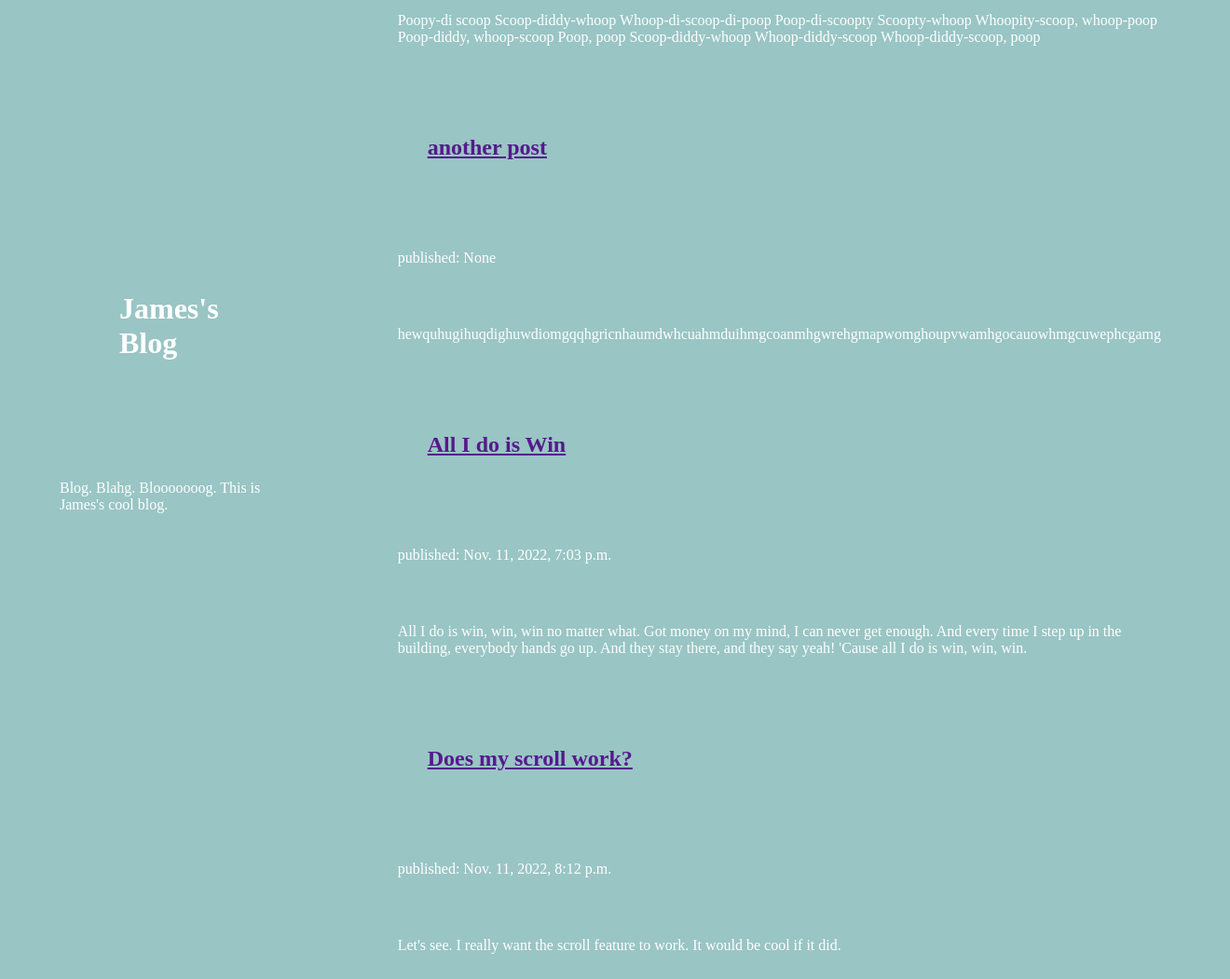
The page / on the database its author committed.
### blog/models.py (models this page shows, shortened)
class Post(models.Model):
    author = models.ForeignKey(settings.AUTH_USER_MODEL, on_delete=models.CASCADE)
    title = models.CharField(max_length=200)
    text = models.TextField()
    created_date = models.DateTimeField(default=timezone.now)
    published_date = models.DateTimeField(blank=True, null=True)

### blog/views.py (the view)
# urls.py: path('', views.post_list, name='post_list'),
def post_list(request):
    posts = Post.objects.order_by('published_date')
    return render(request, 'blog/post_list.html', {'posts': posts})

### blog/templates/blog/post_list.html
{% load static %}
<link rel="stylesheet" href="{% static 'blog/post_list.css' %}">
<!DOCTYPE html>
<html>
    <body>
        <div className="header">
            <h1>James's Blog</h1>
            <p>Blog. Blahg. Blooooooog. This is James's cool blog.</p>
        </div>
        <div className="blogdiv">
            {% for post in posts %}
            <div>
                <h2><a href="">{{ post.title }}</a></h2>
                <p>published: {{ post.published_date }}</p>
                <p>{{ post.text }}</p>
            </div>
            {% endfor %}
        </div>
    </body>
</html>

### blog/static/blog/post_list.css (style rules this page uses)
body { height: 100vh; width: 100vh; margin: 0px; overflow: hidden; background-color: rgb(153, 197, 196); display: flex; place-items: center; }
p { margin: 4em; color: white; }
h1 { margin: 4em; color: white; }
h2 { margin: 4em; color: white; }

### rows shown on the page
Post: text "Poopy-di scoop Scoop-diddy-whoop Whoop-di-scoop-di-poop Poop-di-scoopty Scoopty-whoop Whoopity-scoop, whoop-poop Poop-diddy, whoop-scoop Poop, poop Scoop-diddy-whoop Whoop-diddy-scoop Whoop-diddy-scoop, poop"
Post: title "another post", published_date "None", text "hewquhugihuqdighuwdiomgqqhgricnhaumdwhcuahmduihmgcoanmhgwrehgmapwomghoupvwamhgocauowhmgcuwephcgamg"
Post: title "All I do is Win", published_date "Nov. 11, 2022, 7:03 p.m.", text "All I do is win, win, win no matter what. Got money on my mind, I can never get enough. And every time I step up in the building, everybody hands go up. And they stay there, and they say yeah! 'Cause all I do is win, win, win."
Post: title "Does my scroll work?", published_date "Nov. 11, 2022, 8:12 p.m.", text "Let's see. I really want the scroll feature to work. It would be cool if it did."
